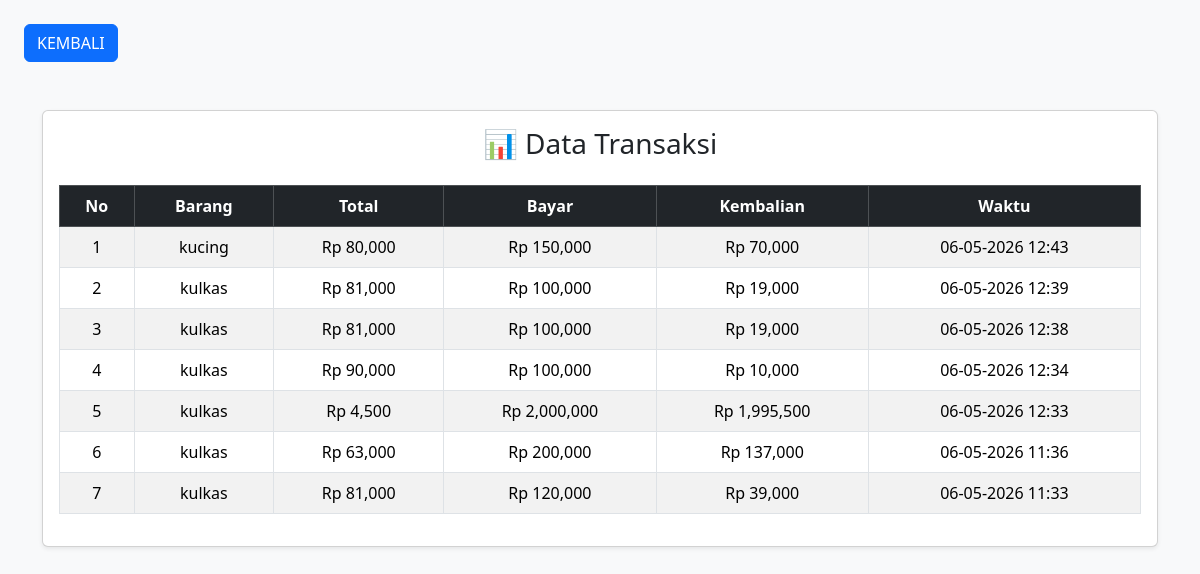
The app's page /laporan.php with its own data.
### tables this page shows
CREATE TABLE `transaksi` (
  `id_transaksi` int(11) NOT NULL,
  `nama_barang` varchar(100) DEFAULT NULL,
  `harga` int(11) DEFAULT NULL,
  `jumlah` int(11) DEFAULT NULL,
  `total` int(11) DEFAULT NULL,
  `bayar` int(11) DEFAULT NULL,
  `kembalian` int(11) DEFAULT NULL,
  `tanggal` datetime DEFAULT current_timestamp()
);

### laporan.php (the view, shortened to what this page needs)
<?php include "koneksi.php"; ?>
<!DOCTYPE html>
<html>
<head>
    <link href="https://cdn.jsdelivr.net/npm/bootstrap@5.3.3/dist/css/bootstrap.min.css" rel="stylesheet">
</head>
<body class="bg-light">
<a class="btn btn-primary ms-4 mt-4" href="admin.php">KEMBALI</a>
<div class="container py-5">
    <div class="card shadow-sm">
        <div class="card-body">
            <h3 class="text-center mb-4">📊 Data Transaksi</h3>
            <div class="table-responsive">
                <table class="table table-bordered table-striped text-center">
                    <thead class="table-dark">
    <tr>
        <th>No</th>
        <th>Barang</th>
        <th>Total</th>
        <th>Bayar</th>
        <th>Kembalian</th>
        <th>Waktu</th>
    </tr>
</thead>
<tbody>
<?php
$no = 1;
$data = mysqli_query($conn, "SELECT * FROM transaksi ORDER BY id_transaksi DESC");
while ($d = mysqli_fetch_array($data)) {
?>
<tr>
    <td><?= $no++; ?></td>
    <td><?= $d['nama_barang']; ?></td>
    <td>Rp <?= number_format($d['total']); ?></td>
    <td>Rp <?= number_format($d['bayar']); ?></td>
    <td>Rp <?= number_format($d['kembalian']); ?></td>
    <td><?= date('d-m-Y H:i', strtotime($d['tanggal'])); ?></td>
</tr>
<?php } ?>
</tbody>
                </table>
            </div>
        </div>
    </div>
</div>
</body>
</html>

### records on screen
transaksi: nama_barang "kucing", total "80,000", bayar "150,000", kembalian "70,000", tanggal "06-05-2026 12:43"
transaksi: nama_barang "kulkas", total "81,000", bayar "100,000", kembalian "19,000", tanggal "06-05-2026 12:39"
transaksi: nama_barang "kulkas", total "81,000", bayar "100,000", kembalian "19,000", tanggal "06-05-2026 12:38"
transaksi: nama_barang "kulkas", total "90,000", bayar "100,000", kembalian "10,000", tanggal "06-05-2026 12:34"
transaksi: nama_barang "kulkas", total "4,500", bayar "2,000,000", kembalian "1,995,500", tanggal "06-05-2026 12:33"
transaksi: nama_barang "kulkas", total "63,000", bayar "200,000", kembalian "137,000", tanggal "06-05-2026 11:36"
transaksi: nama_barang "kulkas", total "81,000", bayar "120,000", kembalian "39,000", tanggal "06-05-2026 11:33"
